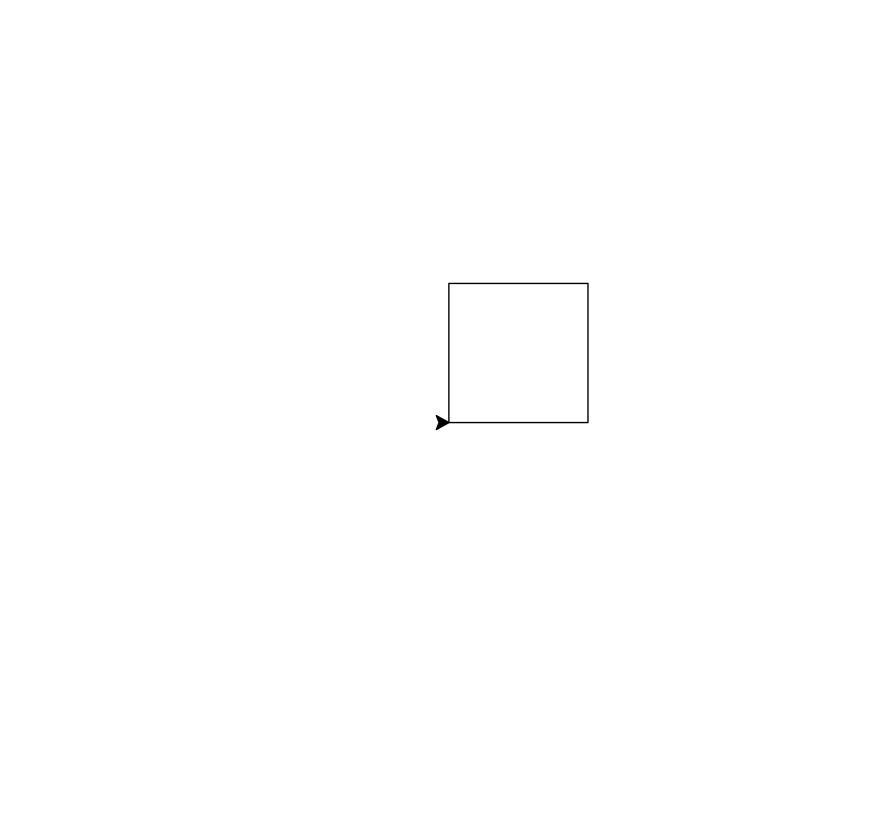

The Python source for this figure:
import turtle

bob = turtle.Turtle()
bob.forward(100)
bob.left(90)
bob.forward(100)
bob.left(90)
bob.forward(100)
bob.left(90)
bob.forward(100)
bob.left(90)
